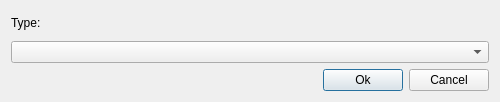
<?xml version="1.0" encoding="UTF-8"?>
<ui version="4.0">
 <class>ConfigureTabletDialog</class>
 <widget class="QDialog" name="ConfigureTabletDialog">
  <property name="geometry">
   <rect>
    <x>0</x>
    <y>0</y>
    <width>500</width>
    <height>102</height>
   </rect>
  </property>
  <property name="windowTitle">
   <string>Configure tablet</string>
  </property>
  <layout class="QGridLayout" name="gridLayout">
   <item row="0" column="0">
    <widget class="QLabel" name="label">
     <property name="text">
      <string>Type:</string>
     </property>
    </widget>
   </item>
   <item row="1" column="0" colspan="3">
    <widget class="QComboBox" name="comboBox"/>
   </item>
   <item row="2" column="1">
    <widget class="QPushButton" name="btnOk">
     <property name="text">
      <string>Ok</string>
     </property>
    </widget>
   </item>
   <item row="2" column="2">
    <widget class="QPushButton" name="btnCancel">
     <property name="text">
      <string>Cancel</string>
     </property>
    </widget>
   </item>
   <item row="2" column="0">
    <spacer name="horizontalSpacer">
     <property name="orientation">
      <enum>Qt::Horizontal</enum>
     </property>
     <property name="sizeHint" stdset="0">
      <size>
       <width>40</width>
       <height>20</height>
      </size>
     </property>
    </spacer>
   </item>
  </layout>
 </widget>
 <tabstops>
  <tabstop>comboBox</tabstop>
 </tabstops>
 <resources/>
 <connections>
  <connection>
   <sender>btnOk</sender>
   <signal>clicked()</signal>
   <receiver>ConfigureTabletDialog</receiver>
   <slot>accept()</slot>
   <hints>
    <hint type="sourcelabel">
     <x>342</x>
     <y>76</y>
    </hint>
    <hint type="destinationlabel">
     <x>249</x>
     <y>50</y>
    </hint>
   </hints>
  </connection>
  <connection>
   <sender>btnCancel</sender>
   <signal>clicked()</signal>
   <receiver>ConfigureTabletDialog</receiver>
   <slot>reject()</slot>
   <hints>
    <hint type="sourcelabel">
     <x>442</x>
     <y>76</y>
    </hint>
    <hint type="destinationlabel">
     <x>249</x>
     <y>50</y>
    </hint>
   </hints>
  </connection>
 </connections>
</ui>
